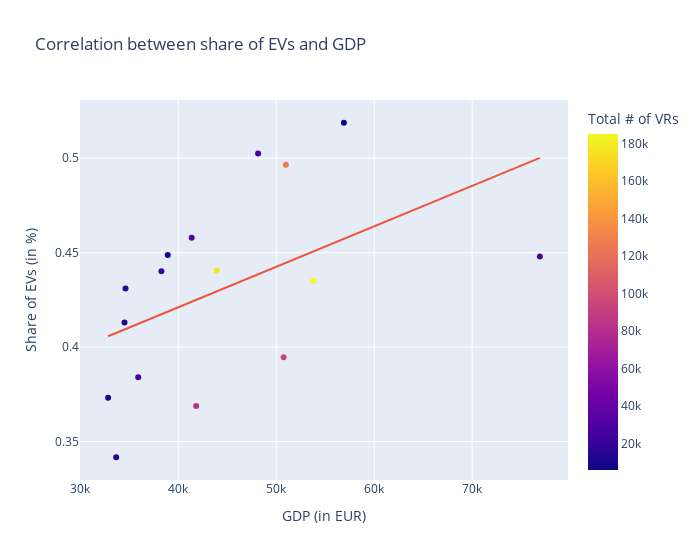

Source (notebook cell):
### Markdown cell above
## Is there a correlation between share of EVs and GDP?
To answer our initial question, we use plotly to draw a scatterplot of all federal states, the x-axis representing the GDP and the y-axis showing the share of EVs among all vehicle reigstrations.  

The states will be colored based on the total number of vehicle registrations, allowing us to see additionaly where the most vehicles are registered.  

To better visualize a potential correlation between share of VRs and GDP, a trendline is computed, using a linear regression based on the "ordinary least squares" method.
The trend line is displayed as an orange linear line.

### Code cell
import plotly.express as px

fig = px.scatter(aggr_df,
                 x='gdp_per_capita',
                 y='share_electric',
                 color='total',
                 hover_data=['federal_state'],
                 trendline='ols',
                 title="Correlation between share of EVs and GDP",
                 labels={
                     'share_electric': "Share of EVs (in %)",
                     'gdp_per_capita': "GDP (in EUR)",
                     'total': "Total # of VRs",
                     'federal_state': 'State'
                 }, width=700)


fig.show()

### Figure 1 — Plotly figure (JSON) as saved in the notebook; plotly's stock layout.template omitted (floating-point values rounded to 4 significant figures)
{"data": [{"customdata": [["Baden-Württemberg"], ["Bayern"], ["Berlin"], ["Brandenburg"], ["Bremen"], ["Hamburg"], ["Hessen"], ["Mecklenburg-Vorpommern"], ["Niedersachsen"], ["Nordrhein-Westfalen"], ["Rheinland-Pfalz"], ["Saarland"], ["Sachsen"], ["Sachsen-Anhalt"], ["Schleswig-Holstein"], ["Thüringen"]], "hovertemplate": "GDP (in EUR)=%{x}<br>Share of EVs (in %)=%{y}<br>State=%{customdata[0]}<br>Total # of VRs=%{marker.color}<extra></extra>", "legendgroup": "", "marker": {"color": [127339, 185102, 25716, 15507, 5809, 28348, 94747, 8882, 83138, 175978, 32570, 8910, 27318, 12947, 21943, 15013], "coloraxis": "coloraxis", "symbol": "circle"}, "mode": "markers", "name": "", "orientation": "v", "showlegend": false, "type": "scatter", "x": [50982, 53768, 48147, 34610, 56901, 76910, 50751, 32837, 41826, 43910, 41366, 38925, 35909, 34505, 38274, 33656], "xaxis": "x", "y": [0.4965, 0.4349, 0.5024, 0.431, 0.5187, 0.4479, 0.3946, 0.3732, 0.3688, 0.4404, 0.4578, 0.4487, 0.384, 0.413, 0.4401, 0.3417], "yaxis": "y"}, {"hovertemplate": "<b>OLS trendline</b><br>share_electric = 2.1419e-06 * gdp_per_capita + 0.335371<br>R<sup>2</sup>=0.243462<br><br>GDP (in EUR)=%{x}<br>Share of EVs (in %)=%{y} <b>(trend)</b><extra></extra>", "legendgroup": "", "marker": {"symbol": "circle"}, "mode": "lines", "name": "", "showlegend": false, "type": "scatter", "x": [32837, 33656, 34505, 34610, 35909, 38274, 38925, 41366, 41826, 43910, 48147, 50751, 50982, 53768, 56901, 76910], "xaxis": "x", "y": [0.4057, 0.4075, 0.4093, 0.4095, 0.4123, 0.4173, 0.4187, 0.424, 0.425, 0.4294, 0.4385, 0.4441, 0.4446, 0.4505, 0.4572, 0.5001], "yaxis": "y"}], "layout": {"coloraxis": {"colorbar": {"title": {"text": "Total # of VRs"}}, "colorscale": [[0, "#0d0887"], [0.1111, "#46039f"], [0.2222, "#7201a8"], [0.3333, "#9c179e"], [0.4444, "#bd3786"], [0.5556, "#d8576b"], [0.6667, "#ed7953"], [0.7778, "#fb9f3a"], [0.8889, "#fdca26"], [1, "#f0f921"]]}, "legend": {"tracegroupgap": 0}, "title": {"text": "Correlation between share of EVs and GDP"}, "width": 700, "xaxis": {"anchor": "y", "domain": [0, 1], "title": {"text": "GDP (in EUR)"}}, "yaxis": {"anchor": "x", "domain": [0, 1], "title": {"text": "Share of EVs (in %)"}}}}
